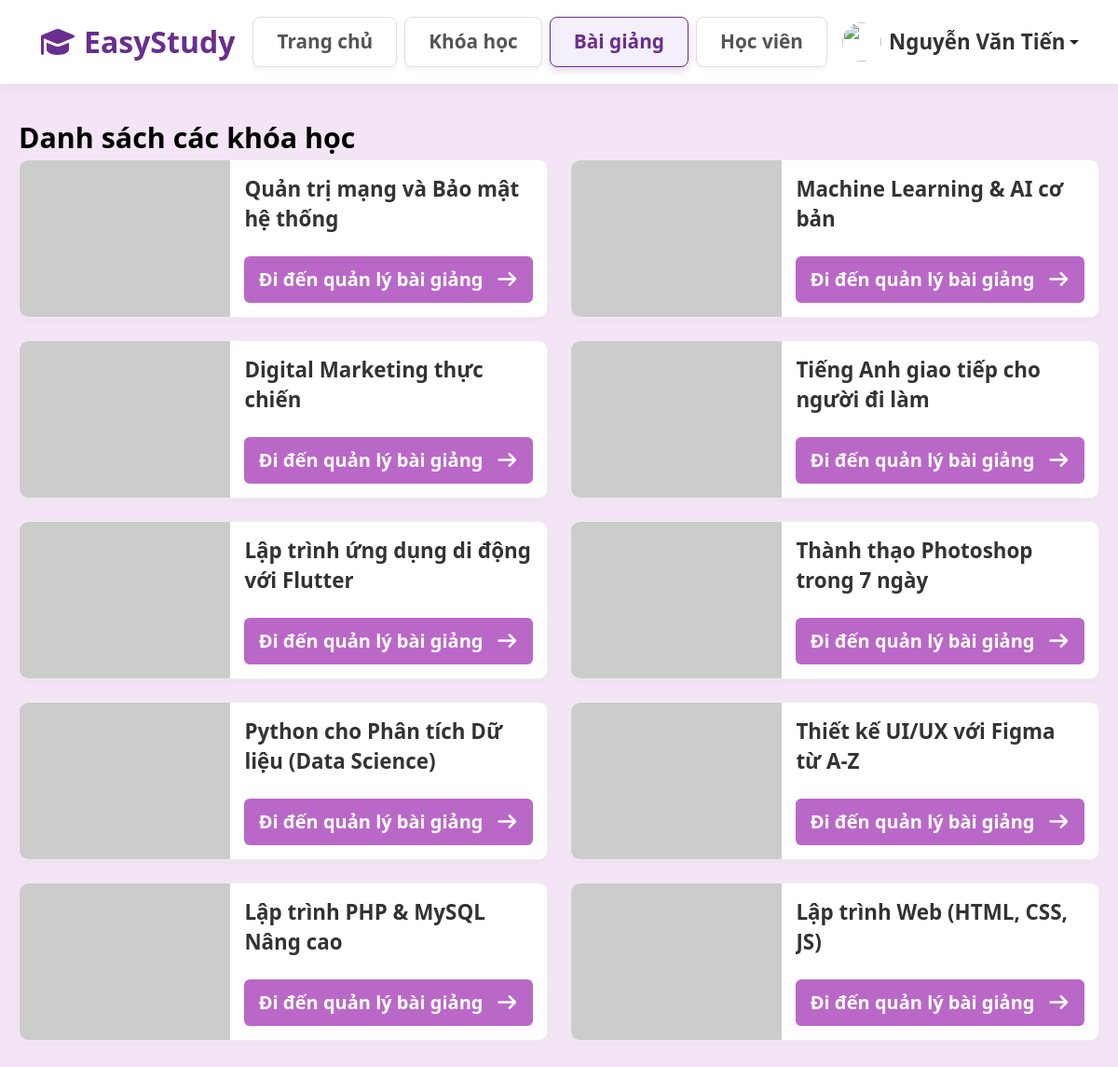
Page /views/instructor/lessons/index.php (signed in) on the committed database.
### tables this page shows
CREATE TABLE courses (
    id INT AUTO_INCREMENT PRIMARY KEY,
    title VARCHAR(255) NOT NULL,
    description TEXT,
    instructor_id INT,
    category_id INT,
    price DECIMAL(10,2) DEFAULT 0.00,
    duration_weeks INT DEFAULT 0,
    level ENUM('Beginner', 'Intermediate', 'Advanced') NOT NULL,
    image VARCHAR(255),
    created_at DATETIME DEFAULT CURRENT_TIMESTAMP,
    updated_at DATETIME DEFAULT CURRENT_TIMESTAMP ON UPDATE CURRENT_TIMESTAMP,
    CONSTRAINT fk_course_instructor FOREIGN KEY (instructor_id) REFERENCES users(id) ON DELETE SET NULL ON UPDATE CASCADE,
    CONSTRAINT fk_course_category FOREIGN KEY (category_id) REFERENCES categories(id) ON DELETE SET NULL ON UPDATE CASCADE
);

### config/Database.php (called while the page is built, shortened)
<?php
class Database {
    private $host = '127.0.0.1';
    private $db = 'onlinecourse';
    private $user = 'root';
    private $pass = '';
    private $charset = 'utf8mb4';
    public function __construct() {
        $dsn = "mysql:host={$this->host};dbname={$this->db};charset={$this->charset}";
        try {
            $this->pdo = new PDO($dsn, $this->user, $this->pass, [
                PDO::ATTR_ERRMODE => PDO::ERRMODE_EXCEPTION,
                PDO::ATTR_DEFAULT_FETCH_MODE => PDO::FETCH_ASSOC,
                PDO::ATTR_EMULATE_PREPARES => false,
            ]);
        } catch (\PDOException $e) {
            throw new \PDOException($e->getMessage(), (int)$e->getCode());
        }
    }
}
?>

### models/Course.php (called while the page is built, shortened)
<?php
class Course {
    private $conn;
    public function __construct() {
        $db = new Database();
        $this->conn = $db->pdo;
    }    public function getDefaultCourses() {
    return [
         'lap-trinh-web' => [
                'id' => '1',
                'title' => 'Lập trình Web (HTML, CSS, JS)',
                'sub_title' => 'Học nền tảng Web',
                'teacher_name' => 'Trịnh Thị Vân',
                'teacher_avatar' => 'https://media.vov.vn/sites/default/files/styles/large/public/2023-09/4_47.jpg',
                'teacher_bio' => [
                    'Giảng viên CNTT',
                    'Chuyên về Web Development'
                ],
                'banner_img' => 'https://blog.xprofile.vn/wp-content/uploads/2023/03/Lo-trinh-web-developer-tu-co-ban-den-nang-cao-la-gi-e1679546066297.jpeg',
                'bg_color' => 'linear-gradient(135deg, #0f204b 0%, #2c1a66 100%)',
                'duration' => '8 tuần',
                'chapters' => '12 chương',
                'description' => 'Khóa học dành cho người mới bắt đầu muốn tự tay xây dựng giao diện website hoàn chỉnh từ con số 0.',
                'learn_goals' => [
                    'Hiểu HTML, CSS, JavaScript',
                    'Xây dựng layout chuẩn responsive',
                    'Hiểu tư duy UI cơ bản',
                ],
                'outcomes' => [
                    'Tự tạo website cơ bản',
                    'Biết triển khai giao diện chuyên nghiệp',
                    'Nắm vững nền tảng Web'
                ]
            ],
                'php-mysql-nang-cao' => [
                'id' => '2',
                'title' => 'Lập trình PHP & MySQL Nâng cao',
                'sub_title' => 'Làm chủ Backend',
                'teacher_name' => 'Nguyễn Văn Tiến',
                'teacher_avatar' => 'https://img.tripi.vn/cdn-cgi/image/width=700,height=700/https://cdn-media.sforum.vn/storage/app/media/thanhhuyen/%E1%BA%A3nh%20s%C6%A1n%20t%C3%B9ng%20mtp/1/anh-son-tung-mtp-1.jpg',
                'teacher_bio' => ['Chuyên gia Backend', '10 năm kinh nghiệm'],
                'banner_img' => 'https://key.com.vn/upload/article/contents/lap-trinh-web-voi-php-mysql-1.png',
                'bg_color' => 'linear-gradient(135deg, #1a237e 0%, #2c1a66 100%)',
                'duration' => '12 tuần',
                'chapters' => '14 chương',
                'description' => 'Làm chủ Backend với mô hình MVC, OOP và bảo mật ứng dụng web thực tế.',
                'learn_goals' => [
                    'Hiểu OOP trong PHP',
                    'Xây dựng hệ thống MVC',
                    'Thiết kế CSDL MySQL chuẩn'
                ],
                'outcomes' => [
                    'Tự xây dựng Website có Backend',
                    'Biết bảo mật cơ bản',
                    'Làm chủ MySQL nâng cao'
                ]
            ],
            'ui-ux-figma' => [
                'id' => '3',
                'title' => 'Thiết kế UI/UX với Figma từ A-Z',
                'sub_title' => 'Làm chủ Figma',
                'teacher_name' => 'Hoàng Phương Thảo',
                'teacher_avatar' => 'https://cdn.tienphong.vn/images/5e2829db240faf9d8eff1c5640e7a6743316af63a1c947ae548e0e11672c2eebf0ca7ea95604f1801b5908427e7f00fe/l21.jpg',
                'teacher_bio' => ['UI/UX Designer', '5 năm kinh nghiệm'],
                'banner_img' => 'https://img.freepik.com/free-vector/gradient-style-ui-ux-background_52683-69621.jpg',
                'bg_color' => 'linear-gradient(135deg, #673ab7 0%, #512da8 100%)',
                'duration' => '6 tuần',
                'chapters' => '8 chương',
                'description' => 'Học tư duy thiết kế và sử dụng thành thạo Figma để tạo ra các giao diện ứng dụng đẹp mắt.',
                'learn_goals' => [
                    'Tư duy UI/UX',
                    'Hiểu layout, typography',
                    'Thiết kế prototype'
                ],
                'outcomes' => [
                    'Biết dùng Figma chuyên nghiệp',
                    'Thiết kế giao diện App/Web',
                    'Tạo Portfolio cá nhân'
                ]
            ],
            'python-data-science' => [
                'id' => '4',
                'title' => 'Python cho Phân tích Dữ liệu (Data Science)',
                'sub_title' => 'Làm chủ Python',
                'teacher_name' => 'Trần Thị Minh Thư',
                'teacher_avatar' => 'https://media.vov.vn/sites/default/files/styles/large/public/2021-01/bts_jungkook_pics.jpg',
                'teacher_bio' => ['Data Analyst', '5 năm kinh nghiệm'],
                'banner_img' => 'https://upload.wikimedia.org/wikipedia/commons/thumb/f/f8/Python_logo_and_wordmark.svg/2560px-Python_logo_and_wordmark.svg.png',
                'bg_color' => 'linear-gradient(135deg, #1565c0 0%, #283593 100%)',
                'duration' => '10 tuần',
                'chapters' => '12 chương',
                'description' => 'Khám phá sức mạnh của dữ liệu với Pandas, NumPy và Matplotlib.',
                'learn_goals' => [
                    'Xử lý dữ liệu bằng Pandas',
                    'Tối ưu code Python',
                    'Vẽ biểu đồ với Matplotlib'
                ],
                'outcomes' => [
                    'Phân tích dữ liệu thực tế',
                    'Hiểu Data Pipeline',
                    'Tạo báo cáo trực quan'
                ]
            ],
            'photoshop-co-ban' => [
                'id' => '5',
                'title' => 'Thành thạo Photoshop trong 7 ngày',
                'sub_title' => 'Làm chủ thiết kế',
                'teacher_name' => 'Chưa đề cập',
                'teacher_avatar' => 'https://t4.ftcdn.net/jpg/05/49/98/39/360_F_549983970_bRCkYfk0P6PP5fveM072efagRg8JuC8e.jpg',
                'teacher_bio' => ['Graphic Designer', '8 năm kinh nghiệm'],
                'banner_img' => 'https://static1.makeuseofimages.com/wordpress/wp-content/uploads/2016/10/photoshop-cc-guide.jpg',
                'bg_color' => 'linear-gradient(135deg, #1a237e 0%, #0d47a1 100%)',
                'duration' => '1 tuần',
                'chapters' => '7 chương',
                'description' => 'Khóa học cấp tốc giúp bạn chỉnh sửa ảnh, blend màu và thiết kế banner chuyên nghiệp.',
                'learn_goals' => [
                    'Hiểu công cụ Photoshop',
                    'Cắt ghép ảnh chuyên nghiệp',
                    'Blend màu chuẩn'
                ],
                'outcomes' => [
                    'Thiết kế banner',
                    'Retouch ảnh',
                    'Làm chủ Photoshop cơ bản'
                ]
            ],
            'flutter-mobile' => [
                'id' => '6',
                'title' => 'Lập trình ứng dụng di động với Flutter',
                'sub_title' => 'Làm chủ Mobile App',
                'teacher_name' => 'Chưa đề cập',
                'teacher_avatar' => 'https://t4.ftcdn.net/jpg/05/49/98/39/360_F_549983970_bRCkYfk0P6PP5fveM072efagRg8JuC8e.jpg',
                'teacher_bio' => ['Mobile Developer', '6 năm kinh nghiệm'],
                'banner_img' => 'https://upload.wikimedia.org/wikipedia/commons/1/17/Google-flutter-logo.png',
                'bg_color' => 'linear-gradient(135deg, #1a237e 0%, #0d47a1 100%)',
                'duration' => '16 tuần',
                'chapters' => '18 chương',
                'description' => 'Xây dựng ứng dụng đa nền tảng cho iOS & Android chỉ với 1 codebase.',
                'learn_goals' => [
                    'Hiểu cấu trúc Flutter',
                    'Quản lý state (Provider/BLoC)',
                    'Kết nối API Restful'
                ],
                'outcomes' => [
                    'Tạo ứng dụng hoàn chỉnh',
                    'Triển khai lên CH Play/AppStore',
                    'Làm chủ Flutter'
                ]
            ],
            'tieng-anh-giao-tiep' => [
                'id' => '7',
                'title' => 'Tiếng Anh giao tiếp cho người đi làm',
                'sub_title' => 'Tự tin nói tiếng Anh',
                'teacher_name' => 'Chưa đề cập',
                'teacher_avatar' => 'https://t4.ftcdn.net/jpg/05/49/98/39/360_F_549983970_bRCkYfk0P6PP5fveM072efagRg8JuC8e.jpg',
                'teacher_bio' => ['Giảng viên tiếng Anh doanh nghiệp', '6 năm kinh nghiệm'],
                'banner_img' => 'https://aten.edu.vn/wp-content/uploads/2022/05/hinh-anh-tieng-anh-giao-tiep-la-gi-so-1.jpg',
                'bg_color' => 'linear-gradient(135deg, #0d47a1 0%, #1a237e 100%)',
                'duration' => '8 tuần',
                'chapters' => '12 chương',
                'description' => 'Tự tin giao tiếp trong môi trường công sở, viết email và thuyết trình bằng tiếng Anh.',
                'learn_goals' => [
                    'Giao tiếp công sở',
                    'Thuyết trình tiếng Anh',
                    'Viết email chuẩn'
                ],
                'outcomes' => [
                    'Tự tin nói chuyện',
                    'Giao tiếp trôi chảy',
                    'Ứng dụng vào công việc'
                ]
            ],
            'digital-marketing' => [
                'id' => '8',
                'title' => 'Digital Marketing thực chiến',
                'sub_title' => 'Làm chủ Marketing',
                'teacher_name' => 'Chưa đề cập',
                'teacher_avatar' => 'https://t4.ftcdn.net/jpg/05/49/98/39/360_F_549983970_bRCkYfk0P6PP5fveM072efagRg8JuC8e.jpg',
                'teacher_bio' => ['Marketer', '7 năm kinh nghiệm'],
                'banner_img' => 'https://mir-s3-cdn-cf.behance.net/project_modules/hd/1a3c0c18546659.562cb438b98a8.png',
                'bg_color' => 'linear-gradient(135deg, #4a148c 0%, #6a1b9a 100%)',
                'duration' => '8 tuần',
                'chapters' => '10 chương',
                'description' => 'Chiến lược SEO, quảng cáo Facebook/Google Ads và xây dựng thương hiệu cá nhân.',
                'learn_goals' => [
                    'Nắm SEO cơ bản',
                    'Chạy quảng cáo FB/Google',
                    'Xây dựng thương hiệu'
                ],
                'outcomes' => [
                    'Tự chạy quảng cáo',
                    'Biết phân tích chiến dịch',
                    'Áp dụng thực tế'
                ]
            ],
            'machine-learning-ai' => [
                'id' => '9',
                'title' => 'Machine Learning & AI cơ bản',
                'sub_title' => 'Học AI từ con số 0',
                'teacher_name' => 'Chưa đề cập',
                'teacher_avatar' => 'https://t4.ftcdn.net/jpg/05/49/98/39/360_F_549983970_bRCkYfk0P6PP5fveM072efagRg8JuC8e.jpg',
                'teacher_bio' => ['AI Engineer', '6 năm kinh nghiệm'],
                'banner_img' => 'https://www.smartdatacollective.com/wp-content/uploads/2018/11/Machine-learning-scaled.jpg',
                'bg_color' => 'linear-gradient(135deg, #004d40 0%, #00695c 100%)',
                'duration' => '14 tuần',
                'chapters' => '16 chương',
                'description' => 'Bước đầu tiếp cận trí tuệ nhân tạo, xây dựng các mô hình dự đoán đơn giản.',
                'learn_goals' => [
                    'Hiểu thuật toán ML',
                    'Xử lý dữ liệu',
                    'Training mô hình'
                ],
                'outcomes' => [
                    'Xây dựng mô hình dự đoán',
                    'Hiểu AI cơ bản',
                    'Áp dụng ML vào thực tế'
                ]
            ],
            'quan-tri-mang' => [
                'id' => '10',
                'title' => 'Quản trị mạng và Bảo mật hệ thống',
                'sub_title' => 'Làm chủ mạng máy tính',
                'teacher_name' => 'Chưa đề cập',
                'teacher_avatar' => 'https://t4.ftcdn.net/jpg/05/49/98/39/360_F_549983970_bRCkYfk0P6PP5fveM072efagRg8JuC8e.jpg',
                'teacher_bio' => ['System Admin', '10 năm kinh nghiệm'],
                'banner_img' => 'https://thumbs.dreamstime.com/b/cyber-security-shield-logo-design-information-network-protection-vector-internet-safety-logotype-121786777.jpg',
                'bg_color' => 'linear-gradient(135deg, #1b5e20 0%, #2e7d32 100%)',
                'duration' => '10 tuần',
                'chapters' => '14 chương',
                'description' => 'Kiến thức nền tảng về mạng máy tính, cấu hình server và phòng chống tấn công mạng.',
                'learn_goals' => [
                    'Cấu hình server',
                    'Quản trị hệ thống',
                    'Bảo mật mạng'
                ],
                'outcomes' => [
                    'Triển khai Server cơ bản',
                    'Hiểu cơ chế bảo mật',
                    'Xử lý tấn công cơ bản'
                ]
            ]
        ];
    }
    public function getAll() {
        $stmt = $this->conn->prepare("SELECT * FROM courses ORDER BY id DESC");
        $stmt->execute();
        return $stmt->fetchAll();
    }
}
?>

### views/instructor/lessons/index.php (the view, shortened to what this page needs)
<?php
require_once __DIR__ . '/../../../config/Database.php';
require_once __DIR__ . '/../../../models/Course.php';
$courseModel = new Course();
$courses = $courseModel->getAll();
require_once __DIR__ . '/../../layouts/header_teacher.php';
?>
<!DOCTYPE html>
<html lang="vi">
<head>
    <link href="https://cdn.jsdelivr.net/npm/bootstrap@5.3.0/dist/css/bootstrap.min.css" rel="stylesheet">
    <link rel="stylesheet" href="https://cdnjs.cloudflare.com/ajax/libs/font-awesome/7.0.1/css/all.min.css">
    <link rel="stylesheet" href="/onlinecourse/assets/css/teacher.css?v=<?= time() ?>">
</head>
<body>
<div class="lesson-manage-container">
    <div class="lesson-manage-inner">
        <h2 class="page-title">Danh sách các khóa học</h2>
        <div class="row g-4">
            <?php if (!empty($courses)): ?>
                <?php foreach ($courses as $course): ?>
                    <div class="col-lg-6 col-12">
                        <div class="course-card">
                            <div class="card-img-wrapper">
                                <img src="<?= htmlspecialchars($course['image'] ?? 'assets/image/default_course.jpg') ?>"
                                     alt="Course Image"
                                     onerror="this.src='https://via.placeholder.com/300x200?text=No+Image'">
                            </div>
                            <div class="card-content-wrapper">
                                <h3 class="course-title" title="<?= htmlspecialchars($course['title']) ?>">
                                    <?= htmlspecialchars($course['title']) ?>
                                </h3>
                                <a href="/onlinecourse/index.php?controller=lesson&action=course_detail&course_id=<?= $course['id'] ?>"
                                   class="btn-detail-purple">
                                    Đi đến quản lý bài giảng <i class="fas fa-arrow-right ms-2"></i>
                                </a>
                            </div>
                        </div>
                    </div>
                <?php endforeach; ?>
            <?php else: ?>
                <div class="col-12 text-center py-5">
                    <p class="text-muted fs-5">Chưa có khóa học nào.</p>
                </div>
            <?php endif; ?>
        </div>
    </div>
</div>
</body>
</html>

### rows in the picture
courses: title "Quản trị mạng và Bảo mật hệ thống"
courses: title "Machine Learning & AI cơ bản"
courses: title "Digital Marketing thực chiến"
courses: title "Tiếng Anh giao tiếp cho người đi làm"
courses: title "Lập trình ứng dụng di động với Flutter"
courses: title "Thành thạo Photoshop trong 7 ngày"
courses: title "Python cho Phân tích Dữ liệu (Data Science)"
courses: title "Thiết kế UI/UX với Figma từ A-Z"
courses: title "Lập trình PHP & MySQL Nâng cao"
courses: title "Lập trình Web (HTML, CSS, JS)"

### other values in the picture
$displayName "Nguyễn Văn Tiến"
